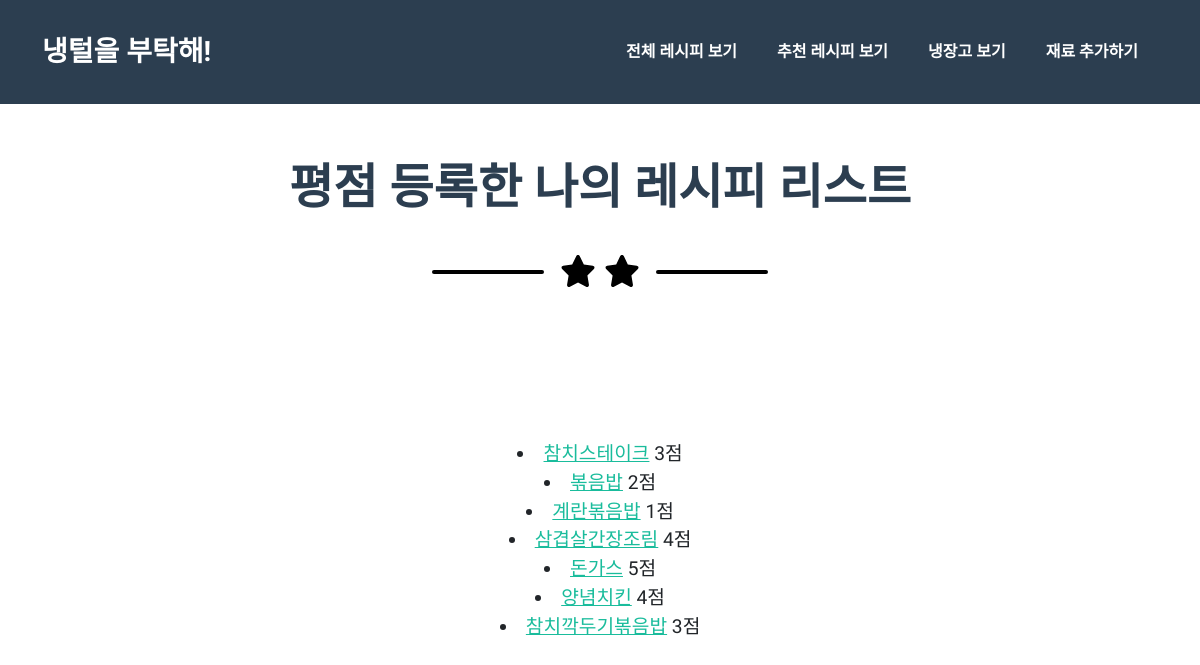
/refrigerator/my_favorite/ (signed in), run on the app's committed database.
### refrigerator/models.py (models this page shows, shortened)
class Favorite_Recipe(models.Model):
    fav_id = models.AutoField(primary_key=True)
    fav_user_id = models.ForeignKey("User", related_name="fav_user", on_delete=models.CASCADE, db_column="fav_user_id")
    fav_recipe_id = models.ForeignKey("Recipe", related_name="fav_recipe", on_delete=models.CASCADE, db_column="fav_recipe_id")
    rating = models.IntegerField(validators=[MinValueValidator(1), MaxValueValidator(5)])
    class Meta :
        constraints = [
            models.UniqueConstraint(
                fields=["fav_user_id","fav_recipe_id"],
                name="unique favorite",
            )
        ]

class Recipe(models.Model):
    recipe_id = models.BigAutoField(help_text="Recipe ID", primary_key=True)
    recipe_title = models.CharField(max_length=100)
    recipe_main_ingre = models.CharField(max_length=100)
    recipe_total_ingre = models.CharField(max_length=500)
    recipe_serving = models.CharField(max_length=100)
    recipe_time = models.CharField(max_length=100)
    recipe_order = models.CharField(max_length=1500, default='')
    recipe_image = models.CharField(max_length=200)

### refrigerator/views.py (the view)
# urls.py: path('my_favorite/', views.my_recipe, name="my_recipe"),
def my_recipe(request):
    user_id = request.session.get('user_id')
    my_recipe = Favorite_Recipe.objects.filter(fav_user_id=user_id)
    context = {
        'my_recipe' : my_recipe,
    }
    return render(request, 'refrigerator/my_recipe.html', context)

### refrigerator/templates/refrigerator/my_recipe.html (shortened to what this page needs)
{% load static %}
<!DOCTYPE html>
<html lang="en">
    <head>
        <link href="{% static "css/styles.css" %}" rel="stylesheet" />
    </head>
    <body id="page-top">
        <nav class="navbar navbar-expand-lg bg-secondary text-uppercase fixed-top" id="mainNav">
            <div class="container">
                <a class="navbar-brand" href="/refrigerator/main_page/">냉털을 부탁해!</a>
                <div class="collapse navbar-collapse" id="navbarResponsive">
                    <ul class="navbar-nav ms-auto">
                        <li class="nav-item mx-0 mx-lg-1"><a class="nav-link py-3 px-0 px-lg-3 rounded" href="/refrigerator/total_recipe" >전체 레시피 보기</a></li>
                        <li class="nav-item mx-0 mx-lg-1"><a class="nav-link py-3 px-0 px-lg-3 rounded" href="/refrigerator/my_rec/">추천 레시피 보기</a></li>
                        <li class="nav-item mx-0 mx-lg-1"><a class="nav-link py-3 px-0 px-lg-3 rounded" href="/refrigerator/fridge_save">냉장고 보기</a></li>
                        <li class="nav-item mx-0 mx-lg-1"><a class="nav-link py-3 px-0 px-lg-3 rounded" href="/refrigerator/image_upload">재료 추가하기</a></li>
                   </ul>
                </div>
            </div>
        </nav>
<body>
    <br>
    <section class="page-section portfolio" id="portfolio">
        <section class="container">
            <br></br>
            <h2 class="page-section-heading text-center text-uppercase text-secondary mb-0">평점 등록한 나의 레시피 리스트 </h2>
        <div class="divider-custom" >
            <div class="divider-custom divider-light">
                <div class="divider-custom-line"></div>
                <div class="divider-custom-icon"><i class="fas fa-star" ></i>
                </div>
                <div class="divider-custom-line"></div>
            </div>
        </div>
        </section>
    </section>
    {% for rec in my_recipe %}
    <div style="text-align : center; font-size: larger;" >
        <li> <a href = {% url 'refrigerator:detail_recipe' rec.fav_recipe_id.recipe_id %}> {{ rec.fav_recipe_id.recipe_title }}</a>
        {{rec.rating}}점 <br></li>
    </div>
    {% endfor %}
</body>
</html>

### refrigerator/templates/refrigerator/my_recipe.html (style rules this page uses)
* { font-family: 'Do Hyeon', sans-serif; }

### data on the page
Favorite_Recipe: fav_recipe_id.recipe_title "참치스테이크", rating "3"
Favorite_Recipe: fav_recipe_id.recipe_title "볶음밥", rating "2"
Favorite_Recipe: fav_recipe_id.recipe_title "계란볶음밥", rating "1"
Favorite_Recipe: fav_recipe_id.recipe_title "삼겹살간장조림", rating "4"
Favorite_Recipe: fav_recipe_id.recipe_title "돈가스", rating "5"
Favorite_Recipe: fav_recipe_id.recipe_title "양념치킨", rating "4"
Favorite_Recipe: fav_recipe_id.recipe_title "참치깍두기볶음밥", rating "3"
